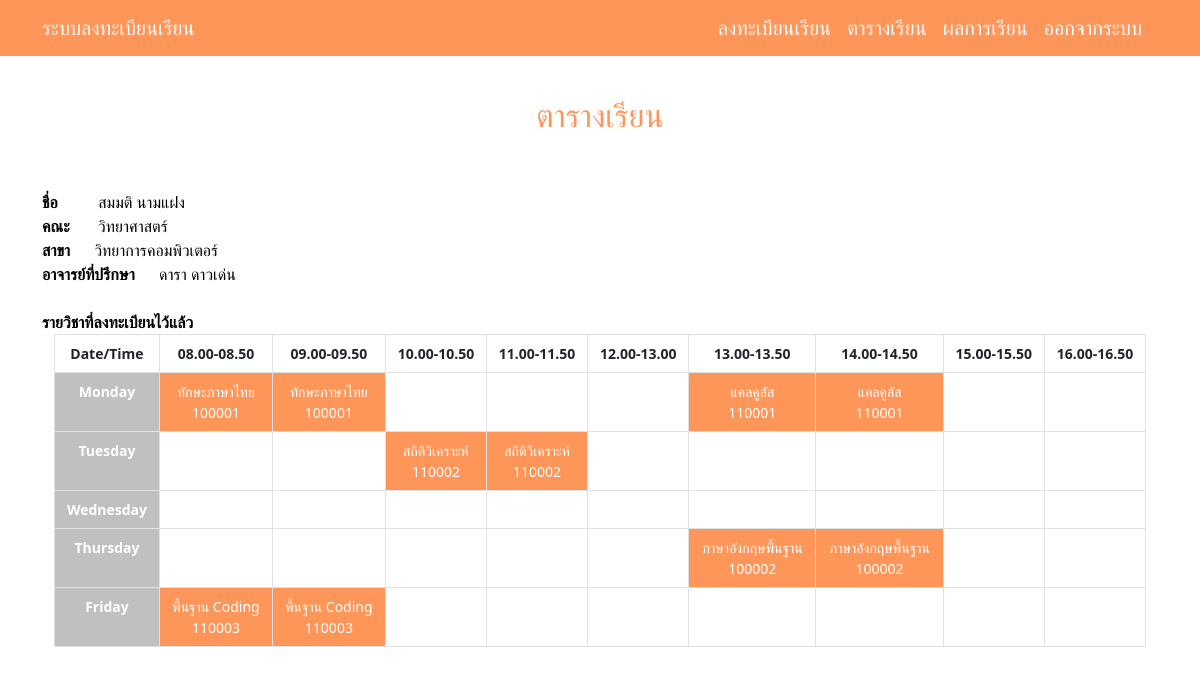
Page /stu_table.php (signed in) on the committed database.
### tables this page shows
CREATE TABLE `student` (
  `user_id` varchar(8) NOT NULL,
  `stu_fname` varchar(30) NOT NULL,
  `stu_lname` varchar(30) NOT NULL,
  `stu_gender` varchar(30) NOT NULL,
  `stu_phone` varchar(10) NOT NULL,
  `stu_gpa` double NOT NULL,
  `stu_address` varchar(100) NOT NULL,
  `stu_email` varchar(30) NOT NULL,
  `stu_birth` date NOT NULL,
  `fac_id` varchar(8) NOT NULL,
  `branch_id` varchar(8) NOT NULL,
  `ra_id` varchar(2) NOT NULL,
  `advicer_id` varchar(8) DEFAULT NULL,
  `stu_year` int(2) NOT NULL
);

CREATE TABLE `faculty` (
  `fac_id` varchar(8) NOT NULL,
  `fac_name` varchar(30) NOT NULL,
  `fac_tel` varchar(30) NOT NULL
);

CREATE TABLE `branch` (
  `branch_id` varchar(6) NOT NULL,
  `branch_name` varchar(30) NOT NULL,
  `fac_id` varchar(8) NOT NULL
);

CREATE TABLE `employee` (
  `user_id` varchar(8) NOT NULL,
  `emp_fname` varchar(30) NOT NULL,
  `emp_lname` varchar(30) NOT NULL,
  `ra_id` varchar(2) NOT NULL,
  `emp_phone` varchar(10) NOT NULL,
  `emp_enroll` date NOT NULL,
  `emp_email` text NOT NULL,
  `emp_address` text NOT NULL,
  `emp_birth` date DEFAULT NULL,
  `fac_id` varchar(8) NOT NULL,
  `emp_gender` varchar(8) NOT NULL
);

CREATE TABLE `registra` (
  `reg_id` int(10) NOT NULL,
  `user_id` varchar(8) DEFAULT NULL,
  `cou_id` varchar(6) DEFAULT NULL,
  `reg_score` int(11) NOT NULL,
  `grade` double NOT NULL
);

CREATE TABLE `course` (
  `cou_id` varchar(6) NOT NULL,
  `cou_name` varchar(30) NOT NULL,
  `cou_credit` int(1) NOT NULL,
  `cou_num_of_group` int(20) NOT NULL,
  `cou_num_of_student` int(10) NOT NULL,
  `cou_building` varchar(30) NOT NULL,
  `sche_Emp_id` int(8) NOT NULL
);

CREATE TABLE `cou_date_time` (
  `cdt_id` int(30) NOT NULL,
  `cou_id` varchar(6) DEFAULT NULL,
  `cdt_date` varchar(30) NOT NULL,
  `cdt_startTime` time NOT NULL,
  `cdt_endTime` time NOT NULL
);

### stu_table.php (the view, shortened to what this page needs)
<!DOCTYPE html>
<html lang="en">
<head>
    <link href="https://cdn.jsdelivr.net/npm/bootstrap@5.3.0-alpha1/dist/css/bootstrap.min.css" rel="stylesheet"
>
</head>
<body>
<?php include "navbar.php"; ?>
<?php
        include 'conn.php';
        $ID = $_SESSION["user_id"];
        $sql = "SELECT * FROM student
                INNER JOIN faculty ON student.fac_id = faculty.fac_id
                INNER JOIN branch ON student.branch_id = branch.branch_id
                INNER JOIN employee ON student.advicer_id = employee.user_id
                WHERE student.user_id = '$ID'";
        $result = mysqli_query($conn,$sql);
        $row = mysqli_fetch_assoc($result)
        ?>
        <div class="container mt-5">
        <h2 class="text-center py-5"  style="color: #fe965a;">ตารางเรียน</h2>
        <div style="color:black;" >
            <span class="fw-bold">ชื่อ</span> &emsp;&emsp; <span><?php echo $row['stu_fname'].' '.$row['stu_lname']?></span><br>
            <span class="fw-bold">คณะ</span> &emsp;&nbsp; <span><?php echo $row['fac_name']?></span><br>
            <span class="fw-bold">สาขา</span> &emsp; <span><?php echo $row['branch_name']?></span><br>
            <span class="fw-bold">อาจารย์ที่ปรึกษา</span> &emsp; <span><?php echo $row['emp_fname'].' '.$row['emp_lname']; ?></span><br><br>
            <span class="fw-bold">รายวิชาที่ลงทะเบียนไว้แล้ว</span><br>
        </div>
        <div class="container">
		<table class="table table-bordered text-center">
        <thead>
            <tr class="text-white small" style="background-color: grey;">
                <th scope="col">Date/Time</th>
                <th scope="col">08.00-08.50</th>
                <th scope="col">09.00-09.50</th>
                <th scope="col">10.00-10.50</th>
                <th scope="col">11.00-11.50</th>
                <th scope="col">12.00-13.00</th>
                <th scope="col">13.00-13.50</th>
                <th scope="col">14.00-14.50</th>
                <th scope="col">15.00-15.50</th>
                <th scope="col">16.00-16.50</th>
            </tr>
        </thead>
        <tbody class="text-center">
            <?php
            $days = array('Monday', 'Tuesday', 'Wednesday', 'Thursday', 'Friday');
            foreach ($days as $day) {
                echo "<tr>";
                echo '<th scope="row" style="background-color: silver;" class="text-white small">' . $day . '</th>';
                $start_time = strtotime('08:00:00');
                $end_time = strtotime('17:00:00');
                while ($start_time < $end_time) {
                    $time_slot = date('H:i:s', $start_time) . '-' . date('H:i:s', strtotime('+50 minutes', $start_time));
                    $sql3 = "SELECT * FROM registra
                            INNER JOIN student ON registra.user_id = student.user_id
                            INNER JOIN faculty ON student.fac_id = faculty.fac_id
                            INNER JOIN branch ON student.branch_id = branch.branch_id
                            INNER JOIN course ON registra.cou_id = course.cou_id
                            INNER JOIN cou_date_time ON registra.cou_id = cou_date_time.cou_id
                            INNER JOIN employee ON student.advicer_id = employee.user_id
                            WHERE cdt_date = '{$day}' AND cdt_startTime <= '{$time_slot}'
                            AND cdt_endTime >= '{$time_slot}' AND registra.user_id = '$ID'";
                    $result3 = mysqli_query($conn, $sql3);
                    if (mysqli_num_rows($result3) > 0) {
                        $row3 = mysqli_fetch_assoc($result3);
                        $class_name = $row3['cou_name'];
                        $lecturer_name = $row3['cou_id'];
                        echo '<td colspan="1" style="background-color: #fe965a;" class="text-white small">' . $class_name . '<br>' . $lecturer_name . '</td>';
                    } else {
                        echo "<td></td>";
                    }
                    $start_time = strtotime('+1 hour', $start_time);
                }
                echo "</tr>";
            }
            ?>
        </tbody>
        </table>
	</div>
</body>
</html>

### rows in the picture
student: stu_fname "สมมติ", stu_lname "นามแฝง", fac.fac_name "วิทยาศาสตร์", branch.branch_name "วิทยาการคอมพิวเตอร์", advicer.emp_fname "ดารา", advicer.emp_lname "ดาวเด่น"
registra: cou.cou_name "ทักษะภาษาไทย", cou_date_time.cou_id "100001"
registra: cou.cou_name "แคลคูลัส", cou_date_time.cou_id "110001"
registra: cou.cou_name "สถิติวิเคราะห์", cou_date_time.cou_id "110002"
registra: cou.cou_name "ภาษาอังกฤษพื้นฐาน", cou_date_time.cou_id "100002"
registra: cou.cou_name "พื้นฐาน Coding", cou_date_time.cou_id "110003"

### other values in the picture
$day "Monday"
$day "Tuesday"
$day "Wednesday"
$day "Thursday"
$day "Friday"
